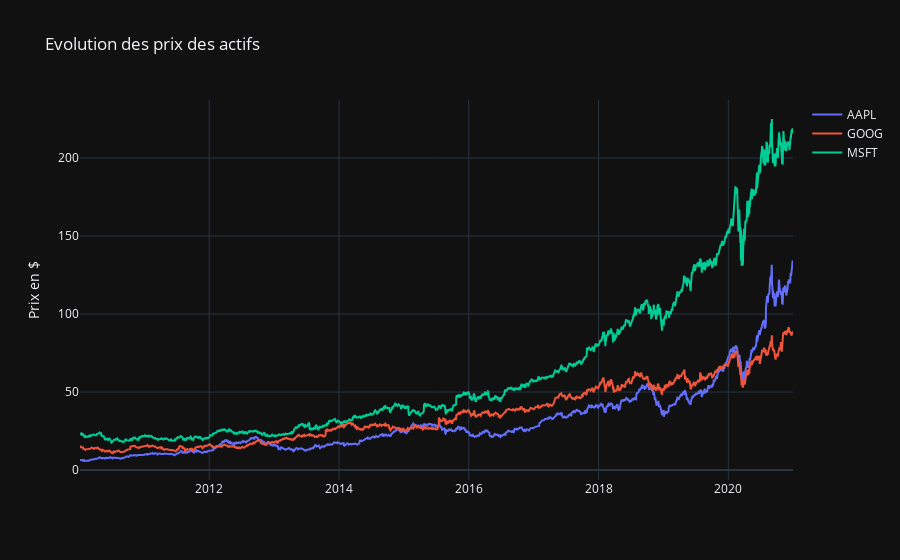

The notebook cell this image was saved under:
### Code cell
# Affichage des données superposé avec plotly pour une année 
fig = go.Figure()
for a in assets:
    fig.add_trace(go.Scatter(x=data.index, y=data[a], name=a))
fig.update_layout(title='Evolution des prix des actifs', yaxis_title='Prix en $')
fig.show()

### Figure 1 — Plotly figure (JSON) as saved in the notebook; plotly's stock layout.template omitted (floating-point values rounded to 4 significant figures; data arrays with more than 128 entries replaced by an {"elided": "..."} marker saying what was removed)
{"data": [{"name": "AAPL", "type": "scatter", "x": {"elided": "2768 str values"}, "y": {"elided": "2768 float values"}}, {"name": "GOOG", "type": "scatter", "x": {"elided": "2768 str values"}, "y": {"elided": "2768 float values"}}, {"name": "MSFT", "type": "scatter", "x": {"elided": "2768 str values"}, "y": {"elided": "2768 float values"}}], "layout": {"title": {"text": "Evolution des prix des actifs"}, "yaxis": {"title": {"text": "Prix en $"}}}}
